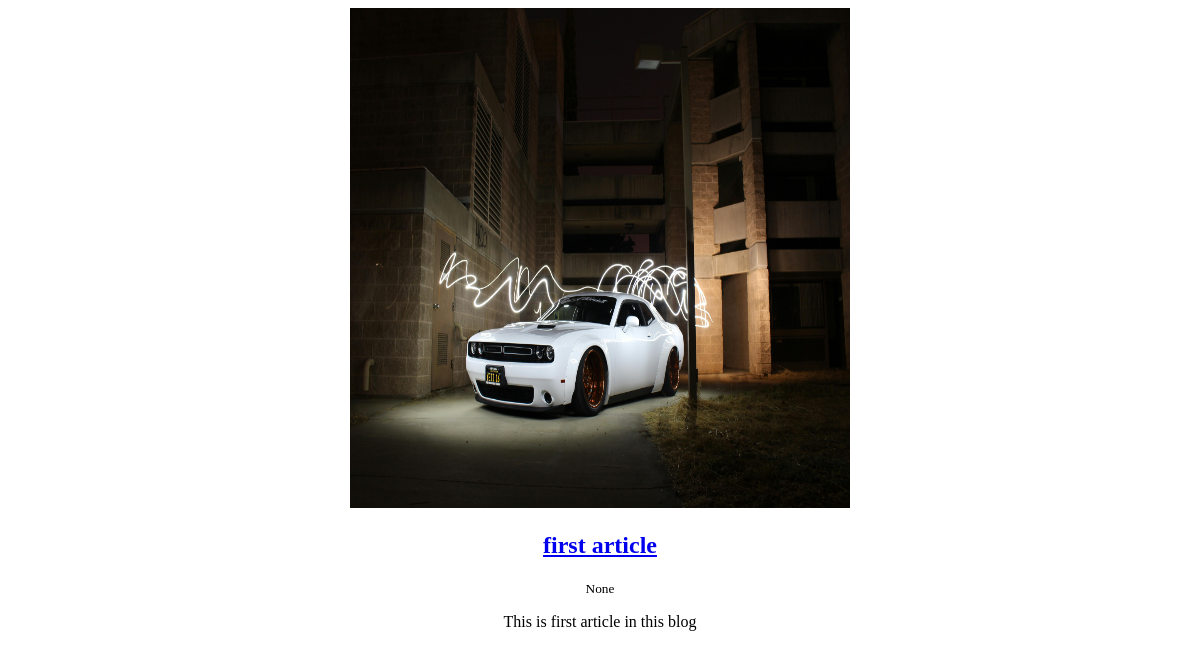
Before: / with the older database file.
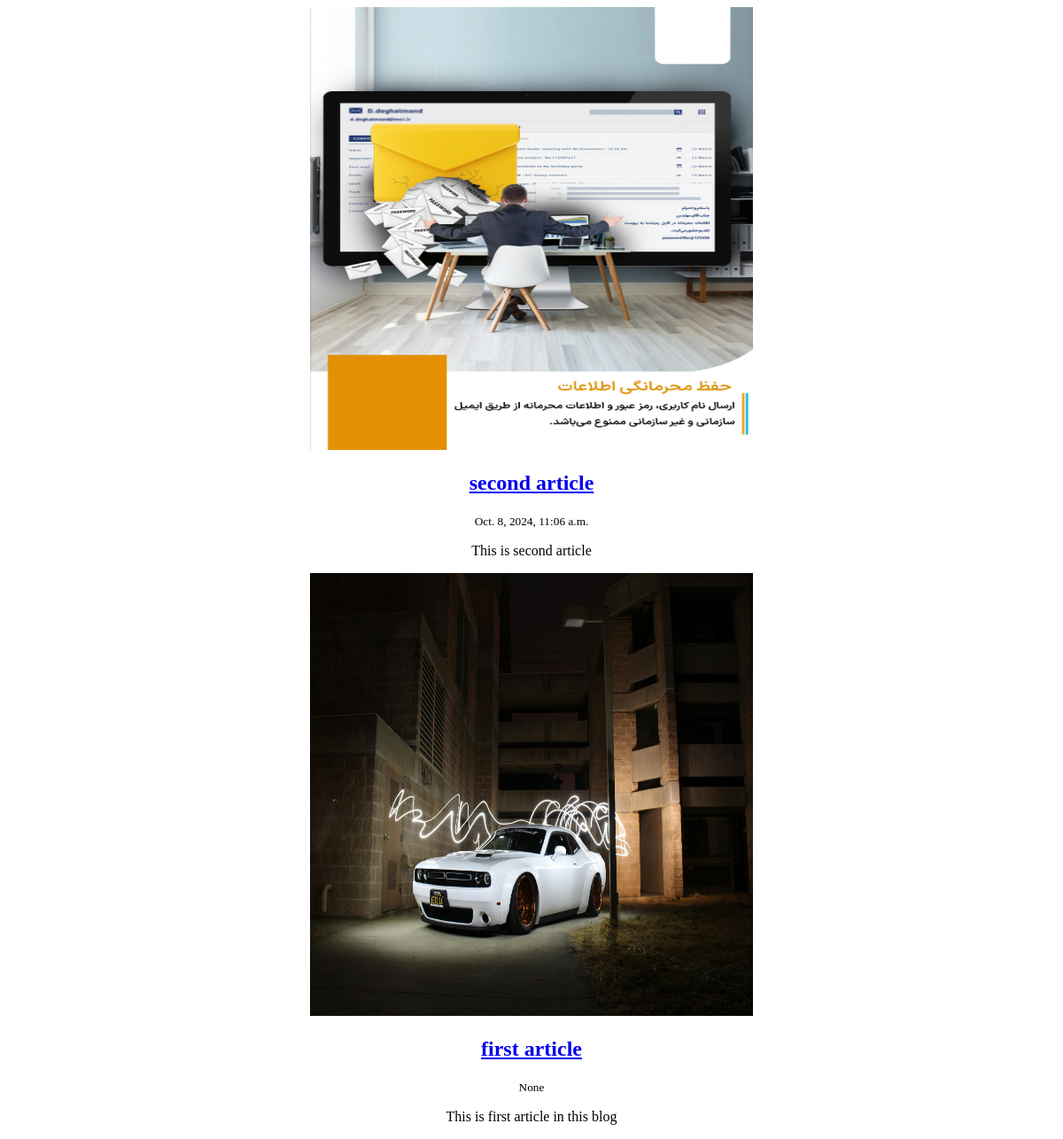
After: the same page with the newer database file.
### blog/models.py (models this page shows, shortened)
class Article(models.Model):
    STATUS_CHOICES = (
        ('p', 'Published'),
        ('d', 'Draft'),
    )
    title = models.CharField(max_length=200)
    slug = models.CharField(max_length=200, unique=True)
    description = models.TextField()
    thumbnail = models.ImageField(upload_to='images')
    published = models.DateTimeField(default=timezone.now)
    created_at = models.DateTimeField(auto_now_add=True)
    updated_at = models.DateTimeField(auto_now=True)
    status = models.CharField(max_length=1, choices=STATUS_CHOICES)

### blog/views.py (the view)
# urls.py: path('', Home, name='home'),
def Home(request):
    articles = Article.objects.filter(status="p").order_by('-published')
    context = {
        "articles": articles
    }
    return render(request, 'blog/home.html', context)

### blog/templates/blog/home.html (shortened to what this page needs)
<!doctype html>
<html lang="en">
<head>
</head>
<body>
    <center>
        {% for article in articles %}
    <article>
        <img src="{{article.thumbnail.url}}" alt="article image" width="500px" height="500px">
        <a href="{{article.slug}}"><h1>{{article.title}}</h1></a>
        <small>{{article.published}}</small>
        <p>{{article.description}}</p>
    </article>
    {% endfor %}
    </center>
</body>
</html>

Changed rows visible on the page:
added Article: thumbnail (picture), title "second article", published "Oct. 8, 2024, 11:06 a.m.", description "This is second article"
